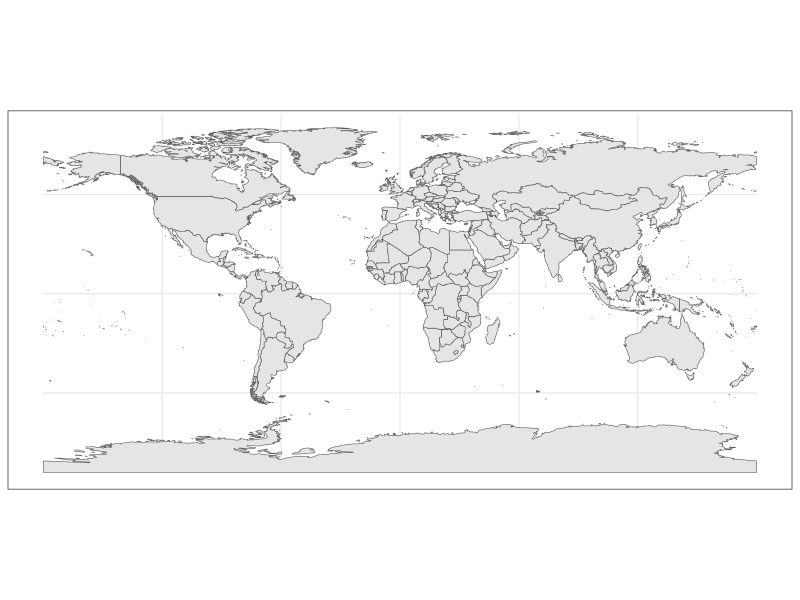
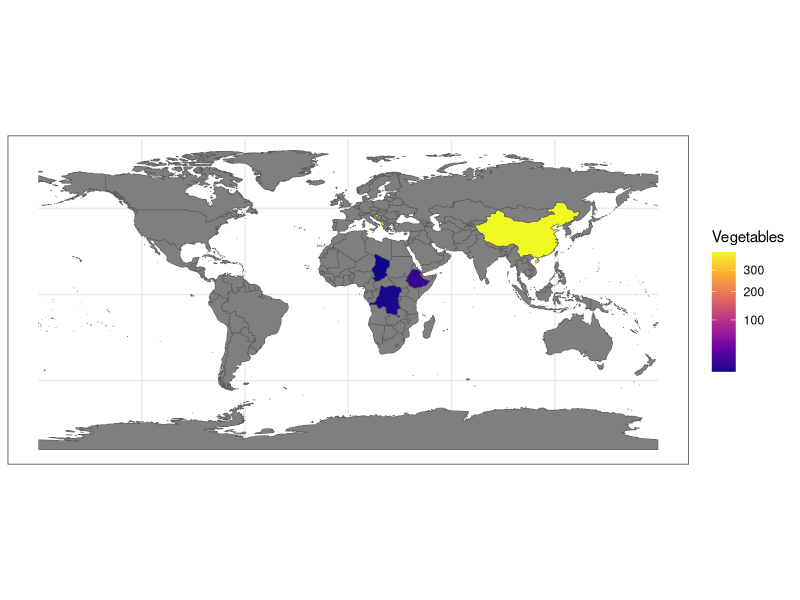

Generate these figures, in order, with R:
## ---- chunk 1

## ---- chunk 2
library(dplyr)
veg_data <- read.csv(file = "vegetable-consumption-per-capita.csv", header = TRUE) %>%
  filter(Year == "2021" ) %>%
  filter(sovereignt %in% c("Albania", "China", "Croatia", "Chad", "Democratic Republic of the Congo", "Ethiopia"))
## ---- chunk 3
library("ggplot2")
theme_set(theme_bw())
library("sf")
## ---- chunk 4
library("rnaturalearth")
library("rnaturalearthdata")

world <- ne_countries(scale = "medium", returnclass = "sf")
class(world)

## [1] "sf"
## [1] "data.frame"
## ---- chunk 5
ggplot(data = world) + geom_sf()
## ---- chunk 6
merged_df <- merge(world, veg_data, by = "sovereignt", all.x = TRUE)
## ---- chunk 7
vegconsPLOT <- ggplot(data = merged_df) +
  geom_sf(aes(fill = Vegetables)) +
  scale_fill_viridis_c(option = "plasma", trans = "sqrt")

ggsave("vegconsPLOT.svg", plot = vegconsPLOT, device = "svg")
